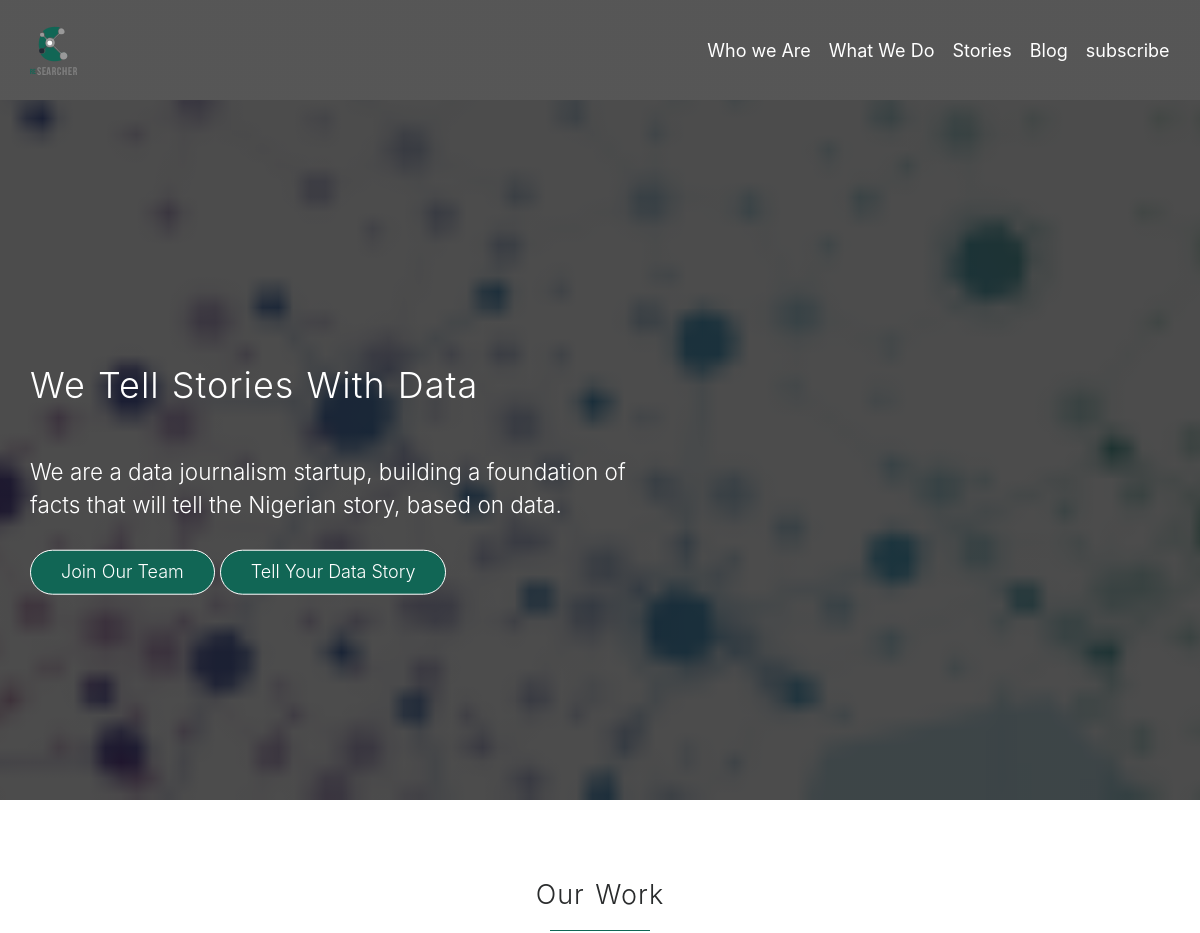
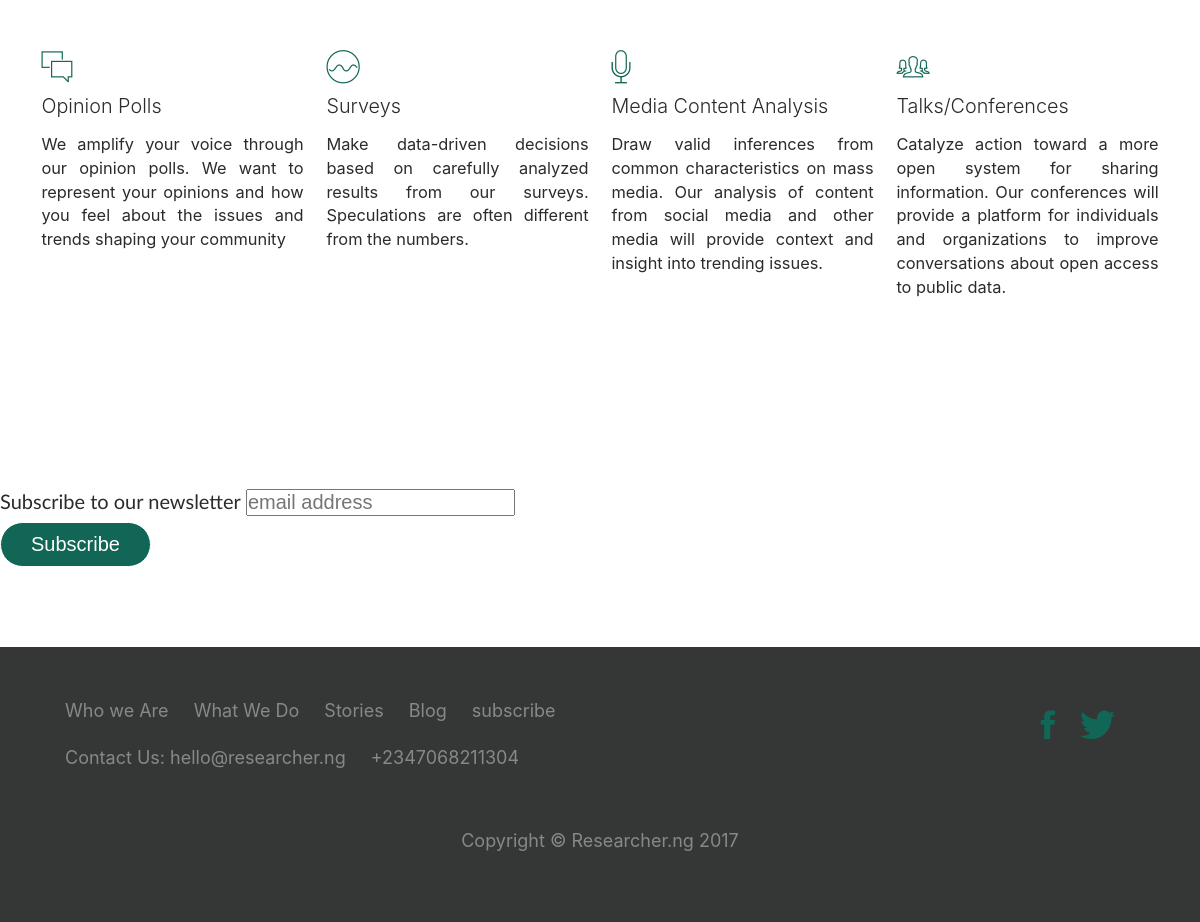
The page / on the database its author committed (2 pictures, top to bottom).
### tables this page shows
CREATE TABLE `navbar` (
  `nav_id` varchar(100) NOT NULL,
  `nav_label` varchar(100) NOT NULL,
  `nav_slug` varchar(100) NOT NULL
);

CREATE TABLE `pages` (
  `id` mediumint(9) NOT NULL,
  `slug` varchar(100) NOT NULL,
  `title` varchar(200) NOT NULL,
  `header` varchar(300) NOT NULL,
  `body` longtext NOT NULL
);

### config/setup.php (called while the page is built, shortened)
<?php
include ('config/connection.php');
include ('functions/data.php');
include ('functions/template.php');
if (isset($_GET['page']))
{
    $page_id = $_GET['page'];
} else{
    $page_id = 'home';
}
$page = page_data($db_conn, $page_id);

### functions/data.php (called while the page is built)
<?php
function page_data($db_conn, $page_id)
{
    if (is_numeric($page_id))
    {
        $cond = "WHERE id = $page_id";
    }else {
        $cond = "WHERE slug = '$page_id'";
    }
    $query = "SELECT * FROM pages $cond";
    $result = mysqli_query($db_conn, $query);
    $data = mysqli_fetch_assoc($result);
    return $data;
}

### functions/template.php (the view)
<?php
function nav_main($db_conn)
{
    $query = "SELECT * FROM navbar";
    $result = mysqli_query($db_conn, $query);
    while ($nav = mysqli_fetch_assoc($result)) { ?>
                <li class="nav-item">
                    <a class="nav-link" href="<?php echo $nav['nav_id']; ?>"> <?php echo $nav['nav_label']; ?> </a>
                </li>
    <?php }
}
function nav_footer($db_conn)
{
    $query = "SELECT * FROM navbar";
    $result = mysqli_query($db_conn, $query);
    while ($nav = mysqli_fetch_assoc($result)) { ?>
        <li><a href="<?php echo $nav['nav_id']; ?>"><?php echo $nav['nav_label']; ?></a></li>
    <?php }
}

### index.php (shortened to what this page needs)
<?php
include('config/setup.php');
?>
<!DOCTYPE html>
<html>
<?php include ('config/header.php') ;?>
<body>
<header id="top">
    <?php include('config/nav_main.php'); ?>
    <div id="about" class="hero-text-box">
        <h1><?php echo $page['header']; ?></h1>
        <div class="lead">
            <p><?php echo $page['body']; ?></p>
        </div>
        <?php  $joinUs = 'https://researcherng.typeform.com/to/g4MEJa';  $contribute = 'https://researcherng.typeform.com/to/kDaJ8V'; ?>
        <a class="btn btn-full" href="<?php echo $joinUs; ?>" target="_blank">Join Our Team</a>
        <a class="btn btn-full" href="<?php  echo $contribute; ?>" target="_blank">Tell Your Data Story</a>
    </div>
</header>
<section id="work" class="work">
    <div class="container">
        <h2>Our Work</h2>
    </div>
    <div class="container">
        <div class="row">
            <div class="col-md-3 box">
                <i class="ion-ios-chatboxes-outline icon-big"></i>
                <h3>Opinion Polls </h3>
                <p>We amplify your voice through our opinion polls. We want to represent your opinions and how you feel about the issues and trends shaping your community </p>
            </div>
            <div class="col-md-3 box">
                <i class="ion-ios-analytics-outline icon-big"></i>
                <h3>Surveys</h3>
                <p>Make data-driven decisions based on carefully analyzed results from our surveys. Speculations are often different from the numbers.  </p>
            </div>
            <div class="col-md-3 box">
                <i class="ion-ios-mic-outline icon-big"></i>
                <h3>Media Content Analysis</h3>
                <p> Draw valid inferences from  common characteristics on mass media. Our analysis of content from social media and other media will provide context and insight into trending issues. </p>
            </div>
            <div class="col-md-3 box">
                <i class="ion-ios-people-outline icon-big"></i>
                <h3>Talks/Conferences</h3>
                <p> Catalyze action toward a more open system for sharing information. Our conferences will provide a platform for individuals and organizations to improve conversations about open access to public data. </p>
            </div>
        </div>
    </div>
</section>
<section id="mc_embed_signup" class="section-newsletter">
    <div id="mc_embed_signup">
        <form action="//researcher.us16.list-manage.com/subscribe/post?u=dc966b60e45abdd9634944b3d&amp;id=1bc86c7757" method="post" id="mc-embedded-subscribe-form" name="mc-embedded-subscribe-form" class="validate" target="_blank" novalidate>
            <div id="mc_embed_signup_scroll">
                <label for="mce-EMAIL">Subscribe to our newsletter</label>
                <input type="email" value="" name="EMAIL" class="email" id="mce-EMAIL" placeholder="email address" required>
                <div class="clear"><input type="submit" value="Subscribe" name="subscribe" id="mc-embedded-subscribe" class="button"></div>
            </div>
        </form>
    </div>
</section>
<?php include (D_TEMPLATE.'/footer.php'); ?>
</body>
</html>

### config/header.php (shortened to what this page needs)
<head>
    <link rel="stylesheet" href="vendors/css/css.css">
    <link rel="stylesheet" href="vendors/css/ionicons.min.css">
    <link rel="stylesheet" href="vendors/css/normalize.css">
    <link rel="stylesheet" href="vendors/css/bootstrap.min.css">
    <link rel="stylesheet" href="resources/css/style.css">
    <link href="//cdn-images.mailchimp.com/embedcode/horizontal-slim-10_7.css" rel="stylesheet" type="text/css">
  </head>

### config/nav_main.php (shortened to what this page needs)
<nav class="navbar sticky-top navbar-toggleable-md navbar-light bg-faded">
  <a class="navbar-brand"><img src="resources/img/indexicon.png" class="logo"></a>
  <div class="collapse navbar-collapse" id="navbarSupportedContent">
      <ul class="nav navbar-nav navbar-right">
        <?php nav_main($db_conn); ?>
  </ul>
  </div>
</nav>

### template/footer.php (shortened to what this page needs)
<footer>
    <div class="container">
        <div class="row">
            <div class="col-md">
                <ul class="footer-nav">
                    <?php nav_footer($db_conn); ?>
                    <li><p>Contact Us: hello@researcher.ng</p></li>
                    <li><p>+2347068211304</p></li>
                </ul>
            </div>
            <div class="col-md">
                <ul class="social-icons">
                    <li><a href="https://www.facebook.com/researcherdotng" style="color: #ddd;"><i class="ion-social-facebook icon-big"></i></a></li>
                    <li><a href="https://www.twitter.com/researcherdotng?s=03" style="color: #ddd;"><i class="ion-social-twitter icon-big"></i></a></li>
                </ul>
            </div>
        </div>
    </div>
    <div class="container">
        <p>
Copyright &copy; Researcher.ng 2017
</p>
    </div>
</footer>

### resources/css/style.css (style rules this page uses)
* { position: relative; margin:0; padding:0; box-sizing: border-box; }
html { background-color: #fff; color: #165; font-family:"Lato", Arial, sans-serif; font-size: 18px; font-weight:300; text-rendering: optimizeLegibility; }
@media (min-width: 1192px) { .navbar-right { margin-left: 55%; } }
.nav-link { color: white!important }
.navbar-brand,.navbar-brand>img { height: 100%; }
nav { min-height: 100px; background-image: linear-gradient(rgba(0, 0, 0, 0.65), rgba(0, 0, 0, 0.65)); }
header { background-image: linear-gradient(rgba(0, 0, 0, 0.7), rgba(0, 0, 0, 0.7)), url(img/bliss.png); background-size:cover; background-position: center; background-attachment: fixed; min-height:100vh; }
.hero-text-box { position: absolute; width:95%; top: 60%; left: 50%; transform: translate(-50%, -50%) }
@media (min-width: 1025px) { .lead { color:#fff; margin-bottom: 28px; width: 54%; } }
.lead { color: #fff }
.icon-big { font-size: 38px; color: #165 }
h1 { margin-bottom: 49px; color: #fff; font-size: 200%; letter-spacing: 1px; word-spacing: 1px; }
h1,h2,h3 { font-weight: 300; text-transform: capitalize; }
h2 { font-size:150%; letter-spacing:1px; text-align: center; word-spacing: 2px; margin-bottom: 30px; }
h3 { font-size: 110%; margin-bottom: 15px }
.btn:link, .btn:visited, input[type=submit] { display: inline-block; padding: 10px 30px; font-weight: 300; text-decoration: none; border-radius: 200px; color:#fff; transition: background-color 0.2s,color 0.2s, border-color 0.2s; }
.btn-full:link, .btn-full:visited, input[type=submit] { background-color: #165; border: 1px solid #fff; }
section { padding: 80px 0px }
h2:after { display:block; content:""; height: 1.4px; background-color: #165; width: 100px; margin: 20px auto 0px auto; }
.box { padding: 1%; text-align: justify; }
.box p { font-size: 91%; line-height: 145% }
footer { background-color: #353636; padding: 50px; font-size: 100%; }
.footer-nav { list-style: none; float: left; }
.social-icons { list-style: none; float: right; }
.footer-nav>li, .social-icons>li { display: inline-block; margin-right: 20px; }
.footer-nav li:last-child, .social-links li:last-child { margin-right: 0; }
.footer-nav li a:link, .footer-nav li a:visited, .social-links li a:link, .social-links li a:visited { text-decoration: none; border: 0; color: #888; }
.ion-social-facebook, .ion-social-twitter { transition: color 0.2s; }
footer p { color: #888; text-align: center; margin-top: 20px; }

### config/header.php (style rules this page uses)
#mc_embed_signup { background:#fff; clear:left; font:20px Lato,Arial,sans-serif; width:100%; }

### rows shown on the page
navbar: nav_label "Who we Are"
navbar: nav_label "What We Do"
navbar: nav_label "Stories"
navbar: nav_label "Blog"
navbar: nav_label "subscribe"
pages: header "We Tell Stories With Data", body "We are a data journalism startup, building a foundation of facts that will tell the Nigerian story, based on data."
